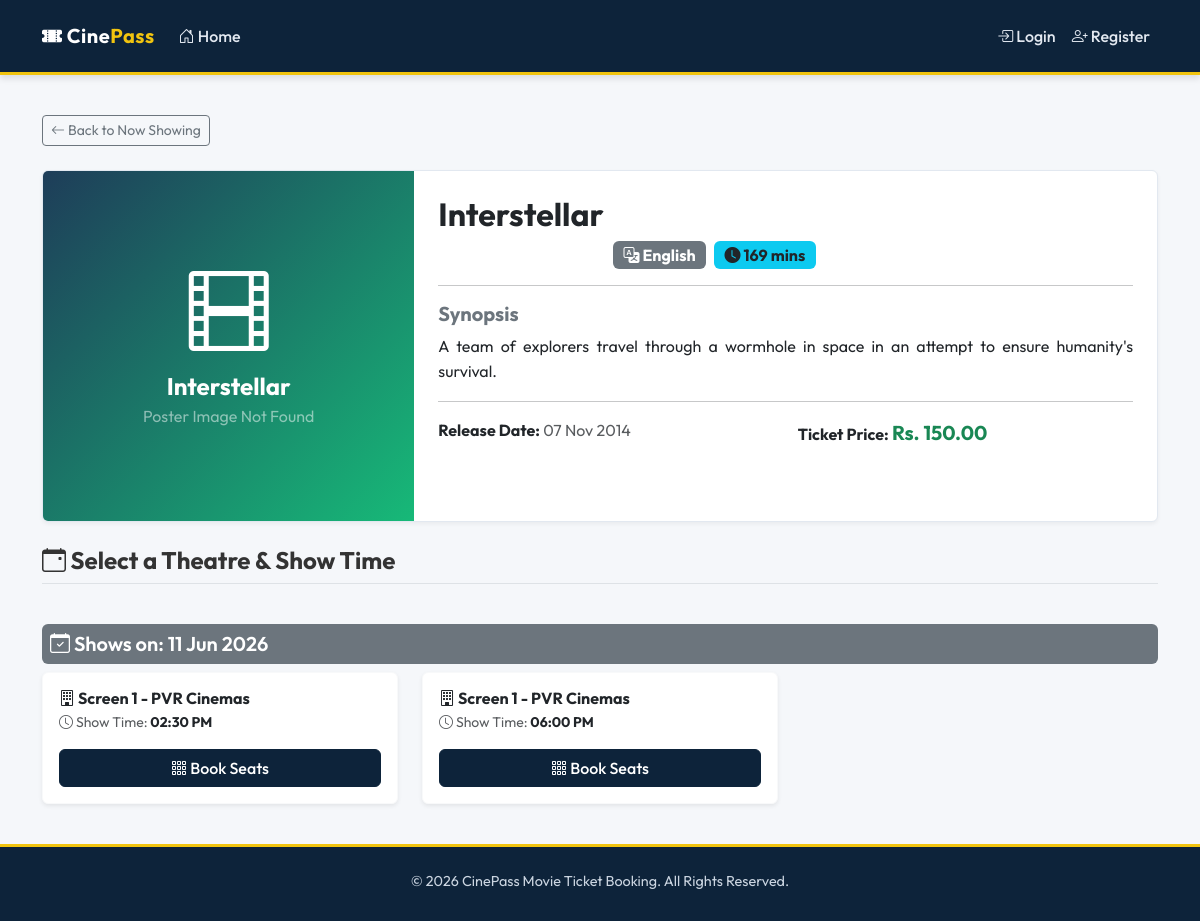
The app's page /movie_details.php?id=1 with its own data.
### tables this page shows
CREATE TABLE IF NOT EXISTS `movies` (
  `id` INT AUTO_INCREMENT PRIMARY KEY,
  `title` VARCHAR(255) NOT NULL,
  `genre` VARCHAR(100) NOT NULL,
  `language` VARCHAR(50) NOT NULL,
  `duration` INT NOT NULL,  
  `release_date` DATE NOT NULL,
  `description` TEXT NOT NULL,
  `poster` VARCHAR(255) NOT NULL,  
  `ticket_price` DECIMAL(10,2) NOT NULL
);

CREATE TABLE IF NOT EXISTS `shows` (
  `id` INT AUTO_INCREMENT PRIMARY KEY,
  `movie_id` INT NOT NULL,
  `theatre_name` VARCHAR(100) NOT NULL,
  `show_time` TIME NOT NULL,
  `show_date` DATE NOT NULL,
  FOREIGN KEY (`movie_id`) REFERENCES `movies` (`id`) ON DELETE CASCADE
);

### movie-ticket-booking/functions.php (called while the page is built, shortened)
<?php
function formatDate($date) {
    return date("d M Y", strtotime($date));
}
function formatTime($time) {
    return date("h:i A", strtotime($time));
}
function formatPrice($price) {
    return "Rs. " . number_format($price, 2);
}
?>

### movie_details.php (the view, shortened to what this page needs)
<?php
require_once 'includes/header.php';
$movie_id = isset($_GET['id']) ? intval($_GET['id']) : 0;
$movie_sql = "SELECT * FROM movies WHERE id = ?";
$stmt = $conn->prepare($movie_sql);
$stmt->bind_param("i", $movie_id);
$stmt->execute();
$movie_result = $stmt->get_result();
$movie = $movie_result->fetch_assoc();
$shows_sql = "SELECT * FROM shows WHERE movie_id = ? AND show_date >= CURDATE() ORDER BY show_date, show_time";
$shows_stmt = $conn->prepare($shows_sql);
$shows_stmt->bind_param("i", $movie_id);
$shows_stmt->execute();
$shows_result = $shows_stmt->get_result();
?>
<div class="mb-4 no-print">
    <a href="index.php" class="btn btn-outline-secondary btn-sm"><i class="bi bi-arrow-left"></i> Back to Now Showing</a>
</div>
<div class="card card-portal p-0 mb-4 overflow-hidden">
    <div class="row g-0">
        <div class="col-md-4 text-center bg-dark">
            <?php
            $poster_path = 'images/' . $movie['poster'];
            if (!empty($movie['poster']) && file_exists($poster_path)):
            ?>
                <img src="<?php echo $poster_path; ?>" class="img-fluid w-100" alt="<?php echo htmlspecialchars($movie['title']); ?>" style="max-height: 500px; object-fit: cover;">
            <?php else: ?>
                <div class="text-white d-flex flex-column align-items-center justify-content-center h-100 py-5" style="min-height: 350px; background: linear-gradient(135deg, #1e3d59 0%, #17b978 100%);">
                    <i class="bi bi-film display-1 mb-2"></i>
                    <span class="fs-4 px-3 fw-bold"><?php echo htmlspecialchars($movie['title']); ?></span>
                    <span class="text-white-50">Poster Image Not Found</span>
                </div>
            <?php endif; ?>
        </div>
        <div class="col-md-8">
            <div class="card-body p-4">
                <h2 class="card-title fw-bold text-navy mb-2"><?php echo htmlspecialchars($movie['title']); ?></h2>
                <div class="mb-3 d-flex flex-wrap gap-2">
                    <span class="badge bg-navy text-white fs-6"><i class="bi bi-tags-fill"></i> <?php echo htmlspecialchars($movie['genre']); ?></span>
                    <span class="badge bg-secondary fs-6"><i class="bi bi-translate"></i> <?php echo htmlspecialchars($movie['language']); ?></span>
                    <span class="badge bg-info text-dark fs-6"><i class="bi bi-clock-fill"></i> <?php echo htmlspecialchars($movie['duration']); ?> mins</span>
                </div>
                <hr>
                <h5 class="fw-bold text-secondary">Synopsis</h5>
                <p class="card-text text-dark" style="line-height: 1.6; text-align: justify;">
                    <?php echo nl2br(htmlspecialchars($movie['description'])); ?>
                </p>
                <hr>
                <div class="row">
                    <div class="col-sm-6 mb-2">
                        <strong>Release Date:</strong>
                        <span class="text-muted"><?php echo formatDate($movie['release_date']); ?></span>
                    </div>
                    <div class="col-sm-6 mb-2">
                        <strong>Ticket Price:</strong>
                        <span class="text-success fw-bold fs-5"><?php echo formatPrice($movie['ticket_price']); ?></span>
                    </div>
                </div>
            </div>
        </div>
    </div>
</div>
<div class="row mt-4">
    <div class="col-12">
        <h4 class="border-bottom pb-2 text-navy fw-bold"><i class="bi bi-calendar-event"></i> Select a Theatre & Show Time</h4>
    </div>
    <div class="col-12 mt-3">
        <?php if ($shows_result && $shows_result->num_rows > 0): ?>
            <div class="row">
                <?php
                $current_date = '';
                while ($show = $shows_result->fetch_assoc()):
                    $show_date_formatted = formatDate($show['show_date']);
                    if ($current_date !== $show_date_formatted):
                        $current_date = $show_date_formatted;
                ?>
                        <div class="col-12 mt-3">
                            <h5 class="bg-secondary text-white p-2 rounded fw-semibold">
                                <i class="bi bi-calendar-check"></i> Shows on: <?php echo $current_date; ?>
                            </h5>
                        </div>
                <?php
                    endif;
                ?>
                <div class="col-md-6 col-lg-4 mb-3">
                    <div class="card h-100 shadow-sm border border-light">
                        <div class="card-body">
                            <h6 class="card-title fw-bold text-navy mb-1"><i class="bi bi-building"></i> <?php echo htmlspecialchars($show['theatre_name']); ?></h6>
                            <p class="text-muted small mb-3"><i class="bi bi-clock"></i> Show Time: <strong class="text-dark"><?php echo formatTime($show['show_time']); ?></strong></p>
                            <div class="d-grid">
                                <a href="book_seats.php?show_id=<?php echo $show['id']; ?>" class="btn btn-navy">
                                    <i class="bi bi-grid-3x3-gap"></i> Book Seats
                                </a>
                            </div>
                        </div>
                    </div>
                </div>
                <?php endwhile; ?>
            </div>
        <?php endif; ?>
    </div>
</div>
<?php
require_once 'includes/footer.php';
?>

### movie-ticket-booking/css/style.css (style rules this page uses)
:root { --primary-navy: #0d233a; --secondary-steel: #1e3d59; --accent-blue: #17b978; --light-bg: #f5f7fa; --text-dark: #333333; --text-muted: #666666; --border-color: #e2e8f0; }
body { font-family: 'Outfit', sans-serif; background-color: var(--light-bg); color: var(--text-dark); display: flex; flex-direction: column; min-height: 100vh; }
.card-portal { background: #ffffff; border: 1px solid var(--border-color); border-radius: 6px; box-shadow: 0 2px 4px rgba(0, 0, 0, 0.05); transition: transform 0.2s ease, box-shadow 0.2s ease; }
.btn-navy { background-color: var(--primary-navy); color: #ffffff; border: 1px solid var(--primary-navy); font-weight: 500; transition: background-color 0.2s; }

### records on screen
movies: title "Interstellar", language "English", duration "169", description "A team of explorers travel through a wormhole in space in an attempt to ensure humanity's survival.", release_date "07 Nov 2014", ticket_price "Rs. 150.00"
shows: show_date "11 Jun 2026", theatre_name "Screen 1 - PVR Cinemas", show_time "02:30 PM"
shows: theatre_name "Screen 1 - PVR Cinemas", show_time "06:00 PM"
